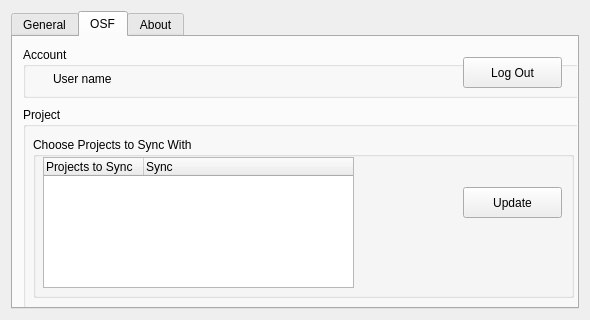
<?xml version="1.0" encoding="UTF-8"?>
<ui version="4.0">
 <class>Preferences</class>
 <widget class="QDialog" name="Preferences">
  <property name="geometry">
   <rect>
    <x>0</x>
    <y>0</y>
    <width>590</width>
    <height>320</height>
   </rect>
  </property>
  <property name="windowTitle">
   <string>Preferences</string>
  </property>
  <layout class="QVBoxLayout" name="verticalLayout_2">
   <item>
    <layout class="QHBoxLayout" name="horizontalLayout">
     <item>
      <widget class="QTabWidget" name="tabWidget">
       <property name="currentIndex">
        <number>1</number>
       </property>
       <widget class="QWidget" name="tab">
        <attribute name="title">
         <string>General</string>
        </attribute>
        <widget class="QGroupBox" name="groupBox">
         <property name="geometry">
          <rect>
           <x>10</x>
           <y>20</y>
           <width>551</width>
           <height>80</height>
          </rect>
         </property>
         <property name="title">
          <string>System</string>
         </property>
         <widget class="QCheckBox" name="desktopNotifications">
          <property name="geometry">
           <rect>
            <x>10</x>
            <y>20</y>
            <width>541</width>
            <height>22</height>
           </rect>
          </property>
          <property name="text">
           <string>Show Desktop Notifications</string>
          </property>
          <property name="checked">
           <bool>true</bool>
          </property>
         </widget>
         <widget class="QCheckBox" name="startOnStartup">
          <property name="geometry">
           <rect>
            <x>10</x>
            <y>40</y>
            <width>541</width>
            <height>22</height>
           </rect>
          </property>
          <property name="text">
           <string>Start OSF Offline on Computer Startup</string>
          </property>
          <property name="checked">
           <bool>true</bool>
          </property>
         </widget>
        </widget>
        <widget class="QGroupBox" name="groupBox_6">
         <property name="geometry">
          <rect>
           <x>10</x>
           <y>110</y>
           <width>561</width>
           <height>61</height>
          </rect>
         </property>
         <property name="title">
          <string>Choose Folder to Place Project in </string>
         </property>
         <widget class="QPushButton" name="changeFolderButton">
          <property name="geometry">
           <rect>
            <x>440</x>
            <y>20</y>
            <width>99</width>
            <height>31</height>
           </rect>
          </property>
          <property name="text">
           <string>Change</string>
          </property>
         </widget>
         <widget class="QTextEdit" name="containingFolderTextEdit">
          <property name="geometry">
           <rect>
            <x>20</x>
            <y>20</y>
            <width>331</width>
            <height>31</height>
           </rect>
          </property>
          <property name="html">
           <string>&lt;!DOCTYPE HTML PUBLIC &quot;-//W3C//DTD HTML 4.0//EN&quot; &quot;http://www.w3.org/TR/REC-html40/strict.dtd&quot;&gt;
&lt;html&gt;&lt;head&gt;&lt;meta name=&quot;qrichtext&quot; content=&quot;1&quot; /&gt;&lt;style type=&quot;text/css&quot;&gt;
p, li { white-space: pre-wrap; }
&lt;/style&gt;&lt;/head&gt;&lt;body style=&quot; font-family:'Ubuntu'; font-size:11pt; font-weight:400; font-style:normal;&quot;&gt;
&lt;p style=&quot; margin-top:0px; margin-bottom:0px; margin-left:0px; margin-right:0px; -qt-block-indent:0; text-indent:0px;&quot;&gt;/home/himanshu/somefolder/My Project&lt;/p&gt;&lt;/body&gt;&lt;/html&gt;</string>
          </property>
         </widget>
        </widget>
       </widget>
       <widget class="QWidget" name="tab_2">
        <attribute name="title">
         <string>OSF</string>
        </attribute>
        <widget class="QGroupBox" name="groupBox_2">
         <property name="geometry">
          <rect>
           <x>10</x>
           <y>10</y>
           <width>581</width>
           <height>51</height>
          </rect>
         </property>
         <property name="title">
          <string>Account</string>
         </property>
         <widget class="QGroupBox" name="groupBox_3">
          <property name="geometry">
           <rect>
            <x>280</x>
            <y>50</y>
            <width>561</width>
            <height>51</height>
           </rect>
          </property>
          <property name="title">
           <string>Account</string>
          </property>
         </widget>
         <widget class="QLabel" name="label">
          <property name="geometry">
           <rect>
            <x>30</x>
            <y>16</y>
            <width>411</width>
            <height>31</height>
           </rect>
          </property>
          <property name="text">
           <string>User name</string>
          </property>
         </widget>
         <widget class="QPushButton" name="accountLogOutButton">
          <property name="geometry">
           <rect>
            <x>440</x>
            <y>10</y>
            <width>99</width>
            <height>31</height>
           </rect>
          </property>
          <property name="text">
           <string>Log Out</string>
          </property>
         </widget>
        </widget>
        <widget class="QGroupBox" name="groupBox_4">
         <property name="geometry">
          <rect>
           <x>10</x>
           <y>70</y>
           <width>561</width>
           <height>211</height>
          </rect>
         </property>
         <property name="title">
          <string>Project</string>
         </property>
         <widget class="QGroupBox" name="groupBox_5">
          <property name="geometry">
           <rect>
            <x>10</x>
            <y>30</y>
            <width>541</width>
            <height>161</height>
           </rect>
          </property>
          <property name="title">
           <string>Choose Projects to Sync With</string>
          </property>
          <widget class="QPushButton" name="changeFolderButton_2">
           <property name="geometry">
            <rect>
             <x>430</x>
             <y>50</y>
             <width>99</width>
             <height>31</height>
            </rect>
           </property>
           <property name="text">
            <string>Update</string>
           </property>
          </widget>
          <widget class="QTreeWidget" name="treeWidget">
           <property name="geometry">
            <rect>
             <x>10</x>
             <y>20</y>
             <width>311</width>
             <height>131</height>
            </rect>
           </property>
           <property name="toolTipDuration">
            <number>-1</number>
           </property>
           <column>
            <property name="text">
             <string>Projects to Sync</string>
            </property>
           </column>
           <column>
            <property name="text">
             <string>Sync</string>
            </property>
           </column>
          </widget>
          <zorder>changeFolderButton_2</zorder>
          <zorder>treeWidget</zorder>
          <zorder>accountLogOutButton_2</zorder>
         </widget>
        </widget>
       </widget>
       <widget class="QWidget" name="tab_5">
        <attribute name="title">
         <string>About</string>
        </attribute>
        <widget class="QTextEdit" name="textEdit_2">
         <property name="geometry">
          <rect>
           <x>20</x>
           <y>20</y>
           <width>551</width>
           <height>251</height>
          </rect>
         </property>
         <property name="html">
          <string>&lt;!DOCTYPE HTML PUBLIC &quot;-//W3C//DTD HTML 4.0//EN&quot; &quot;http://www.w3.org/TR/REC-html40/strict.dtd&quot;&gt;
&lt;html&gt;&lt;head&gt;&lt;meta name=&quot;qrichtext&quot; content=&quot;1&quot; /&gt;&lt;style type=&quot;text/css&quot;&gt;
p, li { white-space: pre-wrap; }
&lt;/style&gt;&lt;/head&gt;&lt;body style=&quot; font-family:'Ubuntu'; font-size:11pt; font-weight:400; font-style:normal;&quot;&gt;
&lt;p style=&quot; margin-top:0px; margin-bottom:0px; margin-left:0px; margin-right:0px; -qt-block-indent:0; text-indent:0px;&quot;&gt;This is OSF OFFLINE. Please go ahead and use it and make more software based off of it. Please and Thank You. &lt;/p&gt;
&lt;p style=&quot;-qt-paragraph-type:empty; margin-top:0px; margin-bottom:0px; margin-left:0px; margin-right:0px; -qt-block-indent:0; text-indent:0px;&quot;&gt;&lt;br /&gt;&lt;/p&gt;
&lt;p align=&quot;center&quot; style=&quot; margin-top:0px; margin-bottom:0px; margin-left:0px; margin-right:0px; -qt-block-indent:0; text-indent:0px;&quot;&gt;© Center for Open Science&lt;/p&gt;&lt;/body&gt;&lt;/html&gt;</string>
         </property>
        </widget>
       </widget>
      </widget>
     </item>
    </layout>
   </item>
  </layout>
 </widget>
 <resources/>
 <connections/>
</ui>
